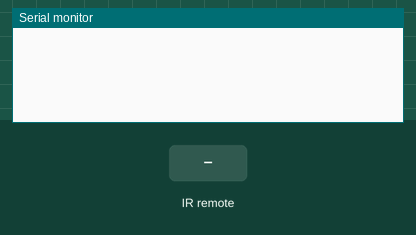
Recording of a sketch running on a simulated Arduino Uno, built with avr-gcc and run on an emulated ATmega328P. On the bench: the last lines printed to the serial monitor. The inputs (shaded band) are chosen by the test bench.

Above: at 1.2 s.
1.3 s: infrared code 0xBA45FF00 received
At 2.2 s:
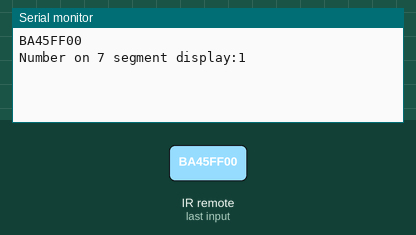
2.8 s: infrared code 0xB946FF00 received
At 4.0 s:
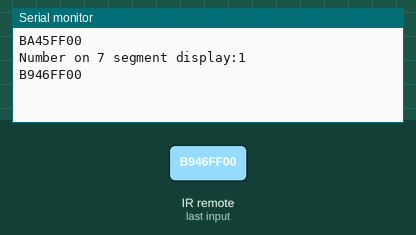
4.3 s: infrared code 0x4CB5D915 received
At 5.3 s:
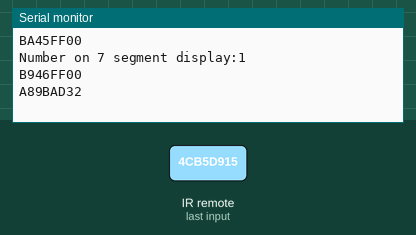
5.8 s: infrared code 0xBB44FF00 received
At 6.5 s:
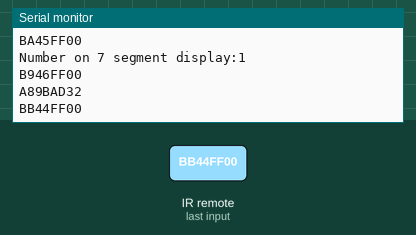
7.3 s: infrared code 0xBF40FF00 received
At 7.7 s:
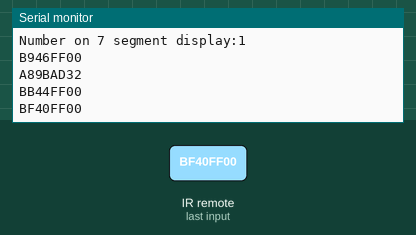
8.8 s: infrared code 0xBC43FF00 received
At 10.0 s:
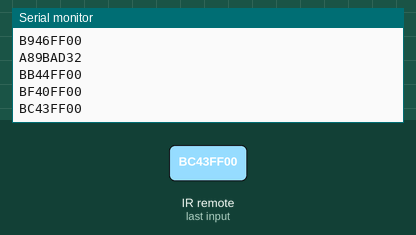

The sketch:

sketch_7_segment_AND_IRSensor.ino
```cpp
//include library
#include <IRremote.h>
#include "SevenSeg.h"

//pin definitions
IRrecv IR(3);

//Defines the segments A-G: SevenSeg(A, B, C, D, E, F, G);
SevenSeg disp (10,9,8,7,6,11,12);
//Number of 7 segments
const int numOfDigits =1;
//CC(or CA) pins of segment
int digitPins [numOfDigits]={4};
//Variables
int number=0; //Default number
int flag;

void setup() {
  //setup pin modes,enable IR input to be detected and set data rate in bits/second
  IR.enableIRIn();
  Serial.begin(9600);
  //Defines the number of digits to be "numOfDigits" and the digit pins to be the elements of the array "digitPins"
  disp.setDigitPins ( numOfDigits , digitPins );
  //Only for common cathode 7segments
  disp.setCommonCathode();
  //Control brightness (values 0-100);
  disp.setDutyCycle(50);
}

void loop() {
  //Serial.print("outside ");
  //this returns true if we have an infrared light that is received by the IReceiver
  if (IR.decode()) {

    //uncomment the line under,when you want to check the input of each button on the remote
    Serial.println(IR.decodedIRData.decodedRawData,HEX);
    //Valid range is from 1 to 9
    if (IR.decodedIRData.decodedRawData==0xBA45FF00){
      //Print number to 7 segment display
      number=1;
      disp.writeDigit(number);
    }
    else if (IR.decodedIRData.decodedRawData==0xB946FF00){
      number=2;
      disp.writeDigit(number);
    }
    else if (IR.decodedIRData.decodedRawData==0x4CB5D915){
      number=3;
      disp.writeDigit(number);
    }
    else if (IR.decodedIRData.decodedRawData==0xBB44FF00){
      number=4;
      disp.writeDigit(number);
    }
    else if (IR.decodedIRData.decodedRawData==0xBF40FF00){
      number=5;
      disp.writeDigit(number);
    }
    else if (IR.decodedIRData.decodedRawData==0xBC43FF00){
      number=6;
      disp.writeDigit(number);
    }
    else if (IR.decodedIRData.decodedRawData==0xF807FF00){
      number=7;
      disp.writeDigit(number);
    }
    else if (IR.decodedIRData.decodedRawData==0xEA15FF00){
      number=8;
      disp.writeDigit(number);
    }
    else if (IR.decodedIRData.decodedRawData==0xF609FF00){
      number=9;
      disp.writeDigit(number);
    }
    else{
      number=0;
      disp.writeDigit(number);
    }
        //Print message to serial monito only once
    if (flag==0){
      //Print number to serial monitor
      Serial.print("Number on 7 segment display:");
      Serial.println(number);
      flag=1;
    }
    //delay to not overflow the IR with input(stops the loop function from being called for 1500 secs)
    delay(1500);
    //signals the IReceiver to read the next input data
    IR.resume();
  }
}
```

Measured:
- after the input at 1.3 s, the serial monitor: prints a new line at once (image 1)
- after the input at 2.8 s, the serial monitor: prints a new line at once (image 2)
- after the input at 4.3 s, the serial monitor: prints a new line at once (image 3)
- after the input at 5.8 s, the serial monitor: prints a new line at once (image 4)
- after the input at 7.3 s, the serial monitor: prints a new line at once (image 5)
- after the input at 8.8 s, the serial monitor: prints a new line at once (image 6)
